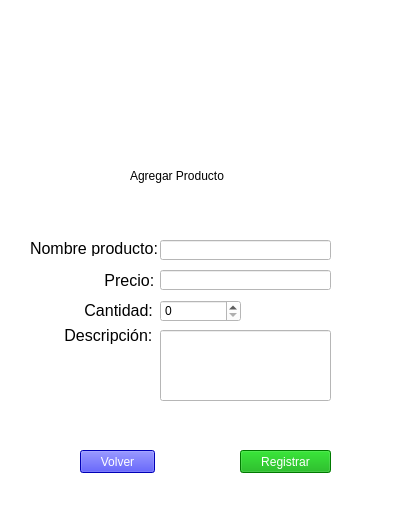
<?xml version="1.0" encoding="UTF-8"?>
<ui version="4.0">
 <class>VentanaAgregarProducto</class>
 <widget class="QMainWindow" name="VentanaAgregarProducto">
  <property name="geometry">
   <rect>
    <x>0</x>
    <y>0</y>
    <width>411</width>
    <height>518</height>
   </rect>
  </property>
  <property name="windowTitle">
   <string>VentanaAgregarProducto</string>
  </property>
  <property name="styleSheet">
   <string notr="true">background-color: rgb(255, 255, 255);</string>
  </property>
  <widget class="QWidget" name="centralwidgetProd">
   <widget class="QLabel" name="label">
    <property name="geometry">
     <rect>
      <x>140</x>
      <y>20</y>
      <width>141</width>
      <height>131</height>
     </rect>
    </property>
    <property name="text">
     <string/>
    </property>
    <property name="pixmap">
     <pixmap>Agregar.jpeg</pixmap>
    </property>
    <property name="scaledContents">
     <bool>true</bool>
    </property>
   </widget>
   <widget class="QLabel" name="label_2">
    <property name="geometry">
     <rect>
      <x>130</x>
      <y>160</y>
      <width>161</width>
      <height>31</height>
     </rect>
    </property>
    <property name="styleSheet">
     <string notr="true">font: 87 12pt &quot;Arial Black&quot;;</string>
    </property>
    <property name="text">
     <string>Agregar Producto</string>
    </property>
   </widget>
   <widget class="QLabel" name="label_NombreProducto">
    <property name="geometry">
     <rect>
      <x>30</x>
      <y>240</y>
      <width>141</width>
      <height>16</height>
     </rect>
    </property>
    <property name="font">
     <font>
      <family>Arial</family>
      <pointsize>12</pointsize>
     </font>
    </property>
    <property name="text">
     <string>Nombre producto: </string>
    </property>
   </widget>
   <widget class="QLineEdit" name="lineNomProducto">
    <property name="geometry">
     <rect>
      <x>160</x>
      <y>240</y>
      <width>171</width>
      <height>20</height>
     </rect>
    </property>
    <property name="styleSheet">
     <string notr="true">font: 12pt &quot;Arial&quot;;</string>
    </property>
   </widget>
   <widget class="QLabel" name="label_PrecioProd">
    <property name="geometry">
     <rect>
      <x>100</x>
      <y>270</y>
      <width>61</width>
      <height>20</height>
     </rect>
    </property>
    <property name="font">
     <font>
      <family>Arial</family>
      <pointsize>12</pointsize>
     </font>
    </property>
    <property name="text">
     <string> Precio: </string>
    </property>
   </widget>
   <widget class="QLineEdit" name="linePrecioProd">
    <property name="geometry">
     <rect>
      <x>160</x>
      <y>270</y>
      <width>171</width>
      <height>20</height>
     </rect>
    </property>
    <property name="styleSheet">
     <string notr="true">font: 12pt &quot;Arial&quot;;</string>
    </property>
    <property name="text">
     <string/>
    </property>
   </widget>
   <widget class="QLabel" name="label_CantidadProd">
    <property name="geometry">
     <rect>
      <x>80</x>
      <y>300</y>
      <width>81</width>
      <height>20</height>
     </rect>
    </property>
    <property name="font">
     <font>
      <family>Arial</family>
      <pointsize>12</pointsize>
     </font>
    </property>
    <property name="text">
     <string> Cantidad: </string>
    </property>
   </widget>
   <widget class="QSpinBox" name="spinBoxCantidad">
    <property name="geometry">
     <rect>
      <x>160</x>
      <y>300</y>
      <width>81</width>
      <height>22</height>
     </rect>
    </property>
    <property name="styleSheet">
     <string notr="true">font: 12pt &quot;Arial&quot;;</string>
    </property>
   </widget>
   <widget class="QLabel" name="label_DescripProd">
    <property name="geometry">
     <rect>
      <x>60</x>
      <y>320</y>
      <width>101</width>
      <height>31</height>
     </rect>
    </property>
    <property name="font">
     <font>
      <family>Arial</family>
      <pointsize>12</pointsize>
     </font>
    </property>
    <property name="text">
     <string> Descripción: </string>
    </property>
   </widget>
   <widget class="QLineEdit" name="lineDescripcionProd">
    <property name="geometry">
     <rect>
      <x>160</x>
      <y>330</y>
      <width>171</width>
      <height>71</height>
     </rect>
    </property>
    <property name="styleSheet">
     <string notr="true">font: 12pt &quot;Arial&quot;;</string>
    </property>
   </widget>
   <widget class="QPushButton" name="pushButton_volver">
    <property name="geometry">
     <rect>
      <x>80</x>
      <y>450</y>
      <width>75</width>
      <height>23</height>
     </rect>
    </property>
    <property name="styleSheet">
     <string notr="true">color: rgb(255, 255, 255);
font: 12pt &quot;Arial&quot;;
background-color: rgb(0, 0, 255) ;</string>
    </property>
    <property name="text">
     <string>Volver</string>
    </property>
   </widget>
   <widget class="QPushButton" name="pushButton_registrar">
    <property name="geometry">
     <rect>
      <x>240</x>
      <y>450</y>
      <width>91</width>
      <height>23</height>
     </rect>
    </property>
    <property name="styleSheet">
     <string notr="true">color: rgb(255, 255, 255);
font: 12pt &quot;Arial&quot;;
background-color: rgb(0, 170, 0) ;</string>
    </property>
    <property name="text">
     <string>Registrar</string>
    </property>
   </widget>
  </widget>
  <widget class="QMenuBar" name="menubar">
   <property name="geometry">
    <rect>
     <x>0</x>
     <y>0</y>
     <width>411</width>
     <height>21</height>
    </rect>
   </property>
  </widget>
  <widget class="QStatusBar" name="statusbar"/>
 </widget>
 <resources/>
 <connections/>
</ui>
